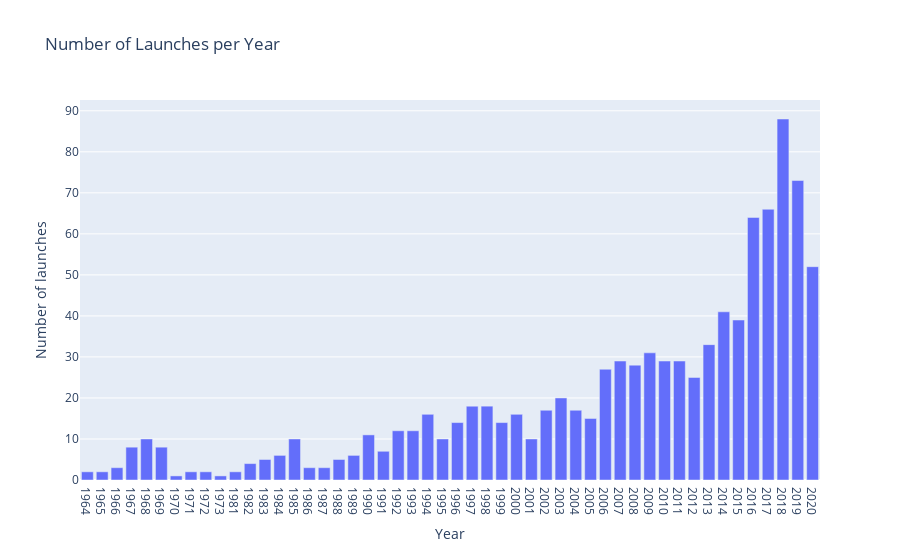

The notebook cell saved with this chart:
### Code cell
number_launches_bar = px.bar(grouped_launches, x="Year", y="Mission_Status", labels={'Mission_Status':'Number of launches'}, title="Number of Launches per Year")
number_launches_bar.show()

### Figure 1 — Plotly figure (JSON) as saved in the notebook; plotly's stock layout.template omitted (floating-point values rounded to 4 significant figures)
{"data": [{"alignmentgroup": "True", "hovertemplate": "Year=%{x}<br>Number of launches=%{y}<extra></extra>", "legendgroup": "", "marker": {"color": "#636efa", "pattern": {"shape": ""}}, "name": "", "offsetgroup": "", "orientation": "v", "showlegend": false, "textposition": "auto", "type": "bar", "x": ["1964", "1965", "1966", "1967", "1968", "1969", "1970", "1971", "1972", "1973", "1981", "1982", "1983", "1984", "1985", "1986", "1987", "1988", "1989", "1990", "1991", "1992", "1993", "1994", "1995", "1996", "1997", "1998", "1999", "2000", "2001", "2002", "2003", "2004", "2005", "2006", "2007", "2008", "2009", "2010", "2011", "2012", "2013", "2014", "2015", "2016", "2017", "2018", "2019", "2020"], "xaxis": "x", "y": [2, 2, 3, 8, 10, 8, 1, 2, 2, 1, 2, 4, 5, 6, 10, 3, 3, 5, 6, 11, 7, 12, 12, 16, 10, 14, 18, 18, 14, 16, 10, 17, 20, 17, 15, 27, 29, 28, 31, 29, 29, 25, 33, 41, 39, 64, 66, 88, 73, 52], "yaxis": "y"}], "layout": {"barmode": "relative", "legend": {"tracegroupgap": 0}, "title": {"text": "Number of Launches per Year"}, "xaxis": {"anchor": "y", "domain": [0, 1], "title": {"text": "Year"}}, "yaxis": {"anchor": "x", "domain": [0, 1], "title": {"text": "Number of launches"}}}}
